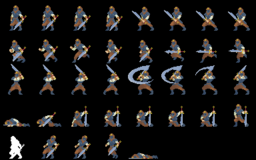

A 2D game scene composited from a Tiled map and its tileset images. What follows is a short description and the map's XML, with each tile layer's data collapsed to a summary:
An orthogonal 8x5 tile map with 32x32 px tiles, 1 tile layer (Desen Katmanı 1).

<map version="1.4" tiledversion="1.4.3" orientation="orthogonal" renderorder="right-down" width="8" height="5" tilewidth="32" tileheight="32" infinite="0" nextlayerid="2" nextobjectid="1">
 <tileset firstgid="1" source="heavybandit.tsx" />
 <layer id="1" name="Desen Katmanı 1" width="8" height="5">
  <data>[40 cells, 40 non-empty, 40 distinct tile ids]</data>
 </layer>
</map>